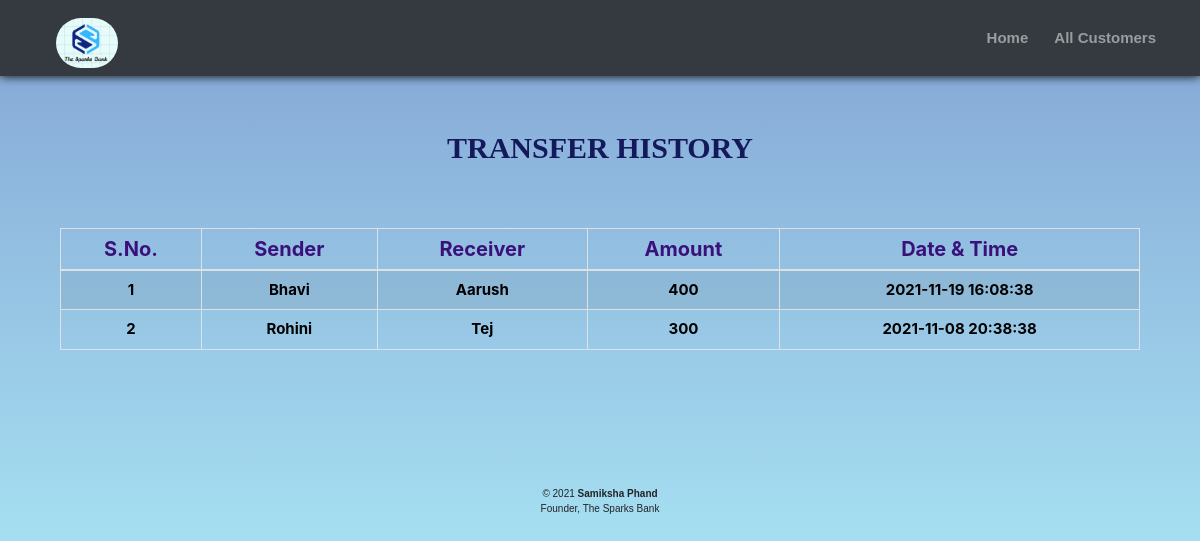
Screenshot of /transactions.php with the database file from the repository.
### tables this page shows
CREATE TABLE `transaction` (
  `sno` int(3) NOT NULL,
  `sender` text NOT NULL,
  `receiver` text NOT NULL,
  `balance` int(8) NOT NULL,
  `datetime` datetime NOT NULL DEFAULT current_timestamp()
);

### transactions.php (the view, shortened to what this page needs)
<!DOCTYPE html>
<html lang="en">
<head>
    <link rel="stylesheet" href="https://stackpath.bootstrapcdn.com/bootstrap/4.5.2/css/bootstrap.min.css">
    <link rel="stylesheet" href="css/style.css">
</head>
<body style="background-image:linear-gradient(#83a4d4,#b6fbff)">
<div id="container">
    <nav class="navbar navbar-expand-lg navbar-dark bg-dark "
         style="font-family:arial; font-size:15px; box-shadow: 0px 0px 10px 0px black;">
      <div class="container-fluid">
        <a href="index.php">
            <img src="images/logo.PNG" alt="logo"
                 style="height: 50px; margin-left:25px; margin-top:10px;border-radius:50px"></a>
        </div>
        <div class="collapse navbar-collapse" id="navbarSupportedContent" >
        <ul class="navbar-nav ">
                    <li class="nav-item nav-links" style="margin-left:25px;">
                        <a class="nav-link text-nowrap" aria-current="page" href="index.php" ><b>Home</b></a>
                    </li>
                    <li class="nav-item" style="margin-left:10px;margin-right:20px">
                        <a class="nav-link text-nowrap" href="customers.php"><b>All Customers</b></a>
                    </li>
            </ul>
        </div>
    </nav>
</div>
	<div  class="container" style="padding:30px  ">
        <h1 class="text-center pt-4" style="color:rgb(20, 25, 92);
                  font-family:Constantia;padding:30px; font-size:30px"><b>TRANSFER  HISTORY </b></h1>
       <br>
       <div class="table-responsive-sm">
    <table class="table table-hover table-striped table-bordered table-sm ">
        <thead style="color:rgb(58, 17, 122); -weight:bold; font-size:20px;">
            <tr>
                <th class="text-center">S.No.</th>
                <th class="text-center">Sender</th>
                <th class="text-center">Receiver</th>
                <th class="text-center">Amount</th>
                <th class="text-center">Date & Time</th>
            </tr>
        </thead>
        <tbody>
        <?php
            include 'config.php';
            $sql ="select * from transaction";
            $query =mysqli_query($conn, $sql);
            while($rows = mysqli_fetch_assoc($query))
            {
        ?>
            <tr style="color:black; font-weight:bold; font-size:15px">
            <td height="30" class="text-center py-2"><?php echo $rows['sno']; ?></td>
            <td class="text-center py-2"><?php echo $rows['sender']; ?></td>
            <td class="text-center py-2"><?php echo $rows['receiver']; ?></td>
            <td class="text-center py-2"><?php echo $rows['balance']; ?> </td>
            <td class="text-center py-2"><?php echo $rows['datetime']; ?> </td>
        <?php
            }
        ?>
        </tbody>
    </table>
    </div>
</div>
<footer class="text-center" style="padding:90px; font-family: Verdana, Geneva, Tahoma, sans-serif;font-size:10px">
        <p>&copy 2021  <b>Samiksha Phand</b> </br>Founder, The Sparks Bank</p>
</footer>
</body>
</html>

### css/style.css (style rules this page uses)
body { height:100%; background-attachment:fixed; background-repeat:no-repeat; }

### rows the page displays
transaction: sno "1", sender "Bhavi", receiver "Aarush", balance "400", datetime "2021-11-19 16:08:38"
transaction: sno "2", sender "Rohini", receiver "Tej", balance "300", datetime "2021-11-08 20:38:38"
